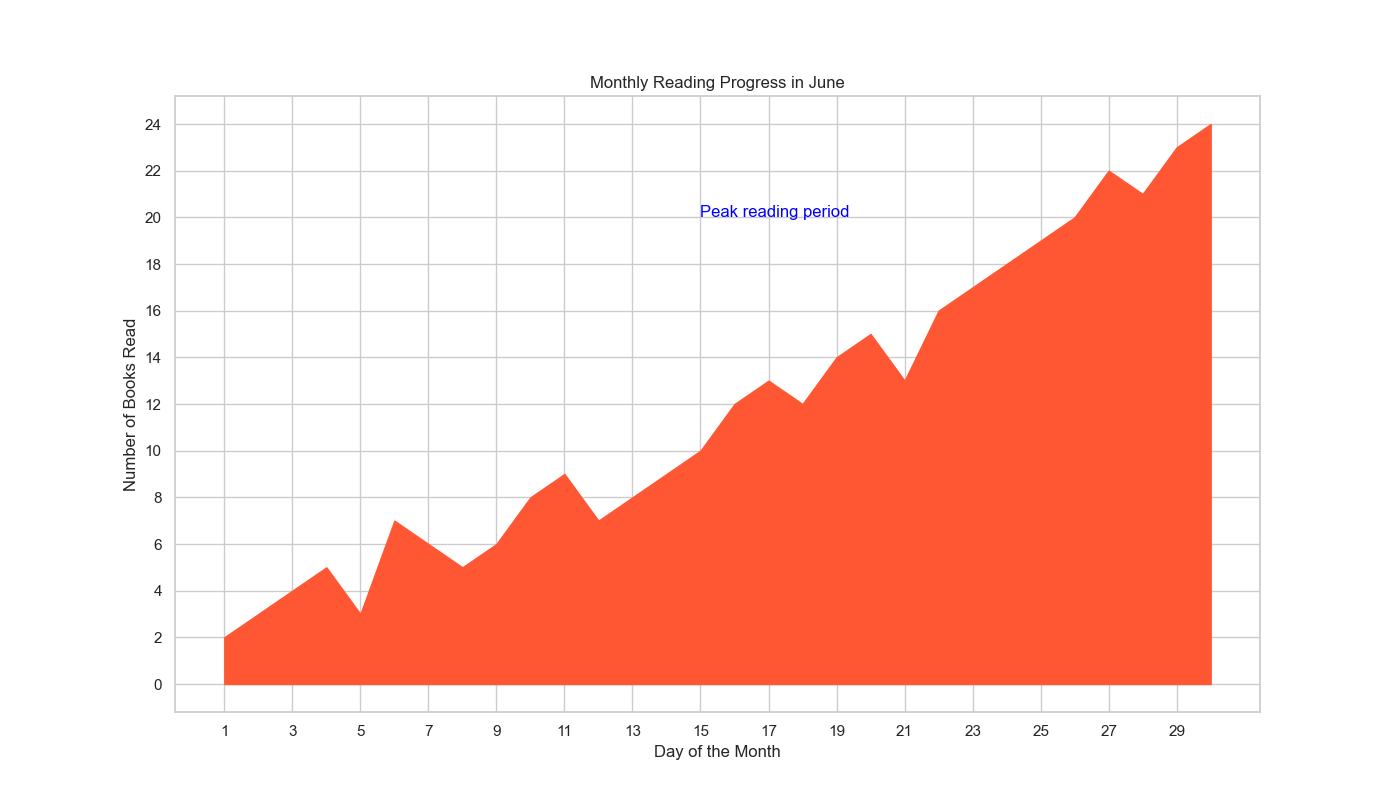

This chart was generated by the following Python code:

import matplotlib.pyplot as plt

# Generate data points
days = list(range(1, 31))
number_of_books_read = [
    2, 3, 4, 5, 3, 7, 6, 5, 6, 8, 9, 7, 8, 9, 10, 12, 13, 12, 14, 15,
    13, 16, 17, 18, 19, 20, 22, 21, 23, 24
]

# Create an area chart
plt.figure(figsize=(14, 8))
plt.fill_between(days, number_of_books_read, color="#FF5733")

# Customize axes and labels
plt.title("Monthly Reading Progress in June")
plt.xlabel("Day of the Month")
plt.ylabel("Number of Books Read")
plt.xticks(range(1, 31, 2))
plt.yticks(range(0, 26, 2))

# Add annotation
plt.text(15, 20, "Peak reading period", fontsize=12, color='blue')

# Display the plot
plt.show()
